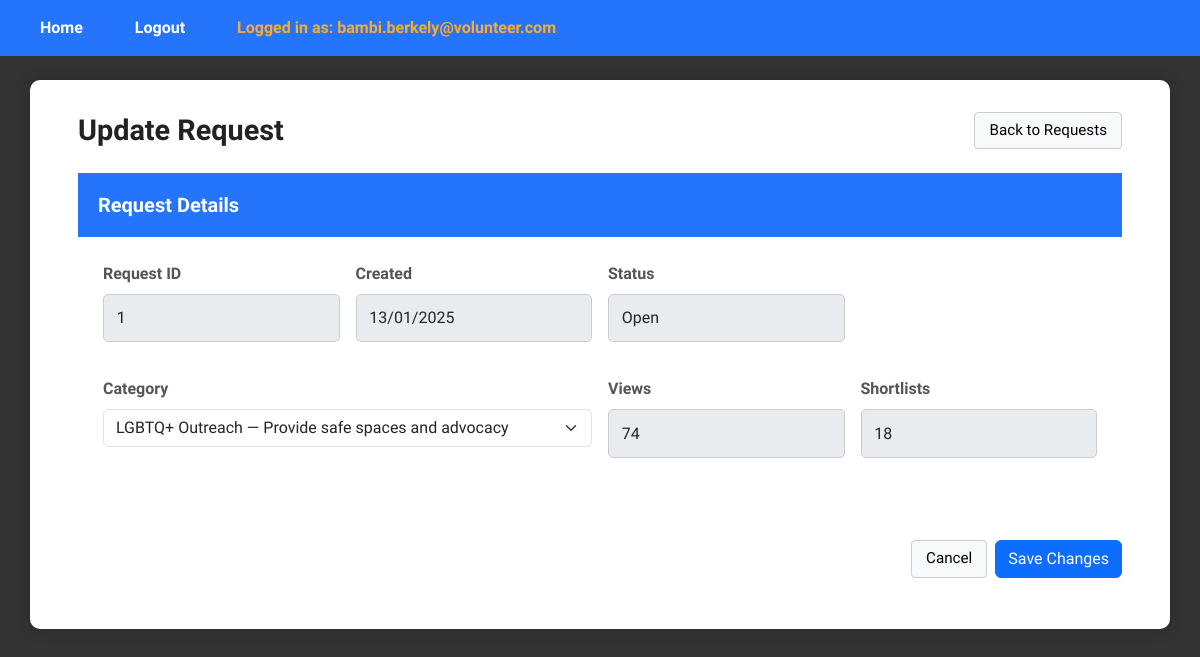
/UpdateRequestPage/1 (signed in), run on the app's committed database.
### tables this page shows
CREATE TABLE request (
    request_id INTEGER PRIMARY KEY AUTOINCREMENT,
    pin_user_id INT,
    csrrep_user_id INT DEFAULT NULL,
    category_id INT,
    request_status BOOLEAN, --0 means uncompleted, 1 means completed
    request_date DATETIME,
    request_view_count INT,
    request_shortlist_count INT,
    FOREIGN KEY (pin_user_id) REFERENCES user(user_id),
    FOREIGN KEY (csrrep_user_id) REFERENCES user(user_id),
    FOREIGN KEY (category_id) REFERENCES category(category_id)
);

### app.py (the view, shortened to what this page needs)
@app.route("/UpdateRequestPage/<int:request_id>", methods=["GET", "POST"])
def updateRequestPage(request_id):
    if 'email' not in session:
        return redirect(url_for('login'))
    if session.get('role_id') != 3:
        return redirect(url_for('login'))
    update_controller = UpdateRequestController()
    if request.method == "GET":
        req_obj = update_controller.getRequestById(request_id)
        if not req_obj:
            flash("Request not found", "error")
            return redirect(url_for("viewRequestPage"))
        categories = ViewVolunteerCategoryController().viewVolunteerCategory()
        return render_template(
            "pin/UpdateRequestPage.html",
            request=req_obj,
            categories=categories
        )

### controllers/pin/UpdateRequestController.py (called while the page is built)
    def getRequestById(self, request_id):
        req = Request()
        return req.getRequestById(request_id)

### controllers/pm/ViewVolunteerCategoryController.py (called while the page is built)
    def viewVolunteerCategory(self):
        categories = Category()
        return categories.viewVolunteerCategory()

### database/database_management.py (called while the page is built)
def dbConnection():
    return sqlite3.connect("database/volunteer_system.db")

### entities/Category.py (called while the page is built)
    def viewVolunteerCategory(self):
        conn = database_management.dbConnection()
        conn.row_factory = sqlite3.Row
        cursor = conn.cursor()
        cursor.execute("SELECT * FROM category")
        rows = cursor.fetchall()
        conn.close()
        return [Category(**dict(row)) for row in rows] if rows else []

### entities/Request.py (called while the page is built)
    def getRequestById(self, request_id):
        conn = database_management.dbConnection()
        conn.row_factory = sqlite3.Row
        cur = conn.cursor()
        cur.execute("""
            SELECT r.*,
                c.category_name,
                c.category_desc
            FROM request r
            LEFT JOIN category c ON r.category_id = c.category_id
            WHERE r.request_id = ?
            LIMIT 1
        """, (request_id,))
        row = cur.fetchone()
        conn.close()
        return Request(**dict(row)) if row else None

### templates/pin/UpdateRequestPage.html (shortened to what this page needs)
{% extends "layout.html" %}
{% block content %}
<div class="dashboard-wrapper">
  <div class="dashboard-container">
    <div class="d-flex justify-content-between align-items-center mb-4">
      <h1 class="m-0">Update Request</h1>
      <a href="{{ url_for('viewRequestPage') }}" class="plain-btn">Back to Requests</a>
    </div>
    <form method="post" action="{{ url_for('updateRequestPage', request_id=request.request_id) }}">
      <div class="card-header">
        <h5 class="m-0">Request Details</h5>
      </div>
      <div class="card-body">
        <div class="row g-3">
          <div class="col-md-3">
            <label for="request_id" class="form-label">Request ID</label>
            <input id="request_id" name="request_id" type="text" class="form-control"
                   value="{{ request.request_id }}" disabled>
          </div>
          <div class="col-md-3">
            <label for="created_at" class="form-label">Created</label>
            <input id="created_at" type="text" class="form-control"
                   value="{{ request.request_date }}" disabled>
          </div>
          <div class="col-md-3">
            <label for="status" class="form-label">Status</label>
            <input id="status" type="text" class="form-control"
                   value="{% if request.request_status in (1, '1', True, 'true', 'True') %}Completed{% else %}Open{% endif %}"
                   disabled>
          </div>
          <div class="col-md-6">
            <label for="category_id" class="form-label">Category</label>
            <select id="category_id" name="category_id" class="form-select form-control" required>
              {% for c in categories %}
                <option value="{{ c.category_id }}" {{ 'selected' if c.category_id == request.category_id }}>
                  {{ c.category_name }}{% if c.category_desc %} — {{ c.category_desc }}{% endif %}
                </option>
              {% endfor %}
            </select>
          </div>
          <div class="col-md-3">
            <label for="views" class="form-label">Views</label>
            <input id="views" type="text" class="form-control"
                   value="{{ request.request_view_count }}" disabled>
          </div>
          <div class="col-md-3">
            <label for="shortlists" class="form-label">Shortlists</label>
            <input id="shortlists" type="text" class="form-control"
                   value="{{ request.request_shortlist_count }}" disabled>
          </div>
        </div>
      </div>
      <div class="card-footer d-flex justify-content-end gap-2">
        <a href="{{ url_for('viewRequestPage') }}" class="plain-btn">Cancel</a>
        <button type="submit" class="btn btn-primary">Save Changes</button>
      </div>
    </form>
  </div>
</div>
{% endblock %}

### static/css/styles.css (style rules this page uses)
body { font-family: "Stack Sans Headline", system-ui, 'Trebuchet MS', "Segoe UI", Geneva, Verdana, sans-serif; background: #333; color: #333; margin: 0; padding: 0; min-height: 100vh; }
h1 { text-align: center; margin-bottom: 1.5rem; color: #222; font-weight: 700; font-size: 1.8rem; }
form div { margin-bottom: 1.2rem; }
label { display: block; margin-bottom: 0.4rem; font-weight: 600; color: #555; }
input[type="email"], input[type="password"], input[type="text"] { width: 100%; padding: 0.7rem 0.8rem; border-radius: 5px; border: 1.5px solid #ccc; font-size: 1rem; transition: border-color 0.3s ease; box-sizing: border-box; }
.card-header { background-color: #2575fc; color: white; padding: 20px; border-radius: 10px 10px 0 0; font-size: 1.2rem; }
.card-header h5 { margin: 0; font-weight: 600; }
.card-body { padding: 25px; }
.plain-btn { background-color: #f8f9fa; border: 1px solid #ccc; color: #000; padding: 6px 14px; border-radius: 4px; font-size: 0.95rem; font-weight: 500; cursor: pointer; text-decoration: none; display: inline-block; transition: background-color 0.2s ease, border-color 0.2s ease; }

### data on the page
request: request_id "1", request_date "13/01/2025", request_status "Open", request_view_count "74", request_shortlist_count "18"

### other printed values
{{ session.email }} "bambi.berkely@volunteer.com"
form field category_id "LGBTQ+ Outreach — Provide safe spaces and advocacy"
